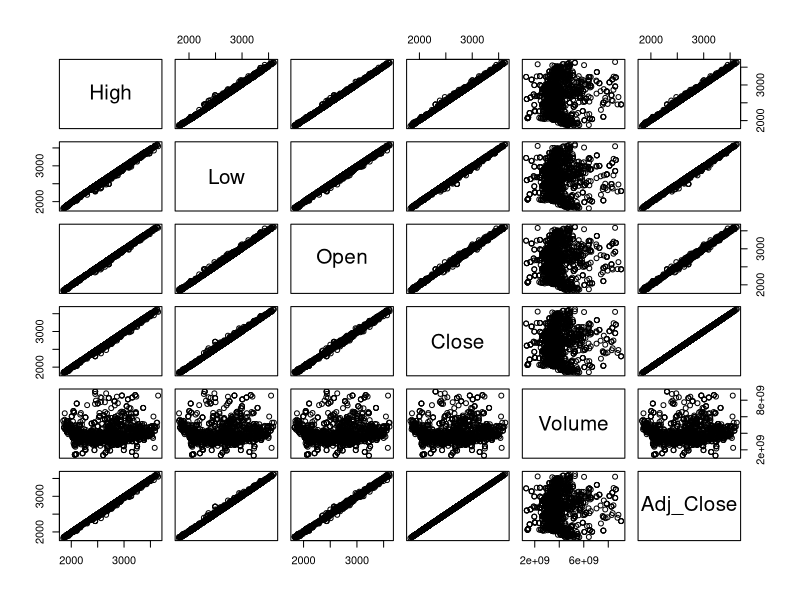

Write R code to recreate this figure.
# Load dataset
stock_data <- read.csv("data/stock.csv", colClasses = c(
  Date = "Date",
  High = "numeric",
  Low = "numeric",
  Open = "numeric",
  Close = "numeric",
  Volume = "numeric",
  Adj_Close = "numeric"
))

# Display the structure of the dataset
str(stock_data)

# View the first few rows of the dataset
head(stock_data)

# Open the dataset in a viewer window
View(stock_data)

# Summary statistics for numeric variables
summary(stock_data[, c("High", "Low", "Open", "Close", "Volume", "Adj_Close")])

# Mean for numeric variables
mean_values <- sapply(stock_data[, c("High", "Low", "Open", "Close", "Volume", "Adj_Close")], mean)
cat("Mean values:\n")
print(mean_values)

# Median for numeric variables
median_values <- sapply(stock_data[, c("High", "Low", "Open", "Close", "Volume", "Adj_Close")], median)
cat("\nMedian values:\n")
print(median_values)

# Range for numeric variables
range_values <- sapply(stock_data[, c("High", "Low", "Open", "Close", "Volume", "Adj_Close")], function(x) c(min(x), max(x)))
cat("Range values:\n")
print(range_values)

# Interquartile range (IQR) for numeric variables
iqr_values <- sapply(stock_data[, c("High", "Low", "Open", "Close", "Volume", "Adj_Close")], IQR)
cat("\nInterquartile range (IQR) values:\n")
print(iqr_values)

# Standard deviation for numeric variables
sd_values <- sapply(stock_data[, c("High", "Low", "Open", "Close", "Volume", "Adj_Close")], sd)
cat("\nStandard deviation values:\n")
print(sd_values)

# Variance for numeric variables
variance_values <- sapply(stock_data[, c("High", "Low", "Open", "Close", "Volume", "Adj_Close")], var)
cat("\nVariance values:\n")
print(variance_values)

# Correlation matrix for numeric variables
correlation_matrix <- cor(stock_data[, c("High", "Low", "Open", "Close", "Volume", "Adj_Close")])
cat("Correlation matrix:\n")
print(correlation_matrix)

# Pairwise scatterplots for numeric variables
pairs(stock_data[, c("High", "Low", "Open", "Close", "Volume", "Adj_Close")])


